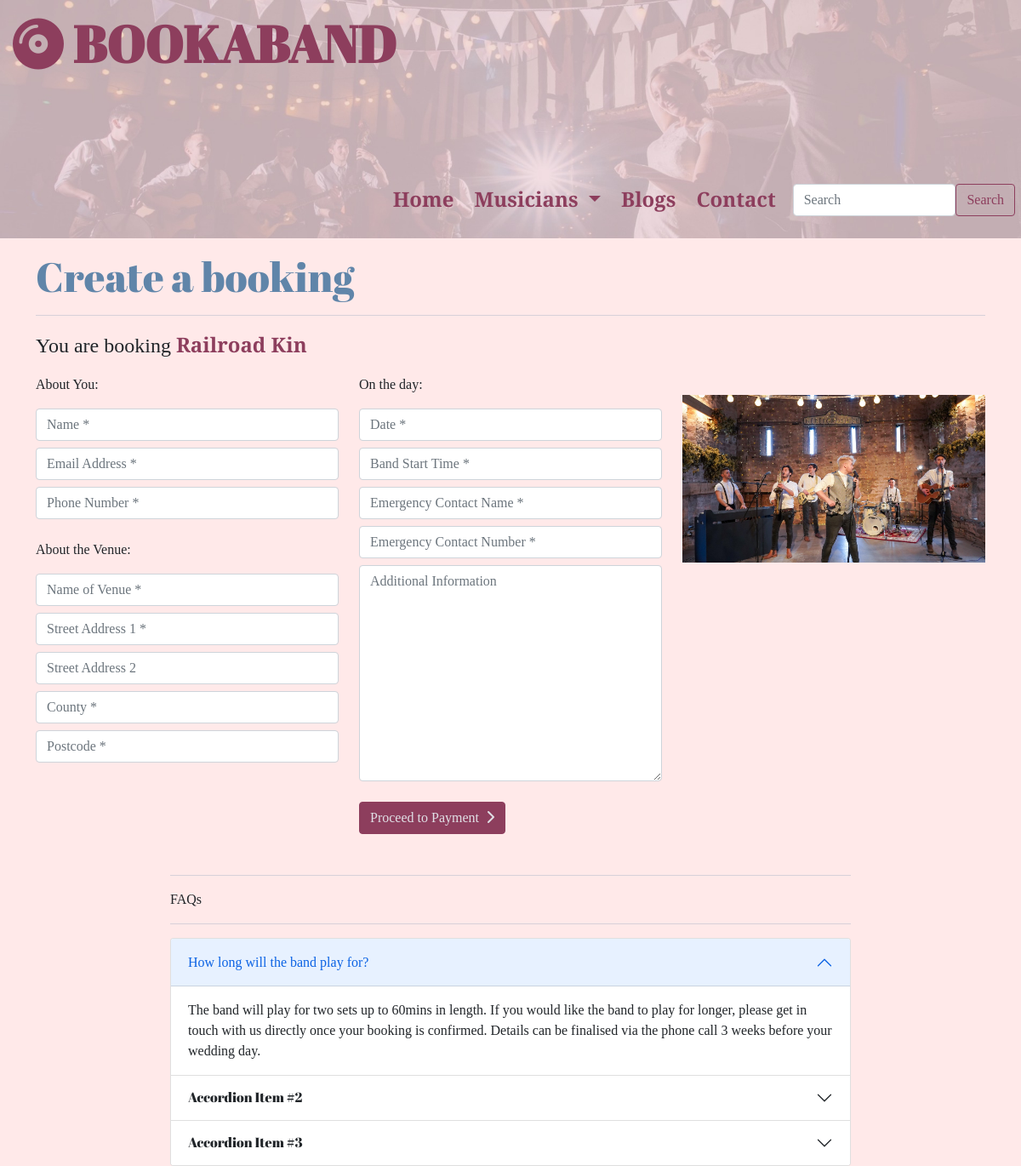
The app's page /bookings/new_booking/14/ with its own data.
### bands/models.py (models this page shows, shortened)
class Band(models.Model):
    category = models.ForeignKey(
        'Category', null=True, blank=True, on_delete=models.SET_NULL)
    name = models.CharField(max_length=24)
    price = models.IntegerField()
    rating = models.DecimalField(max_digits=2, decimal_places=1)
    location = models.CharField(max_length=18)
    image_one = models.ImageField(null=True, blank=True)
    image_two = models.ImageField(null=True, blank=True)
    image_three = models.ImageField(null=True, blank=True)
    image_four = models.ImageField(null=True, blank=True)
    biography = models.TextField()

### bookings/views.py (the view, shortened to what this page needs)
# urls.py: path('new_booking/<int:band_id>/', views.new_booking, name='new_booking'),
def new_booking(request, band_id):
    band = get_object_or_404(Band, pk=band_id)
    form = BookingForm()
    context = {
            'band': band,
            'form': form,
            }
    return render(request, 'bookings/new_booking.html', context)

### bookings/templates/bookings/new_booking.html (shortened to what this page needs)
{% extends "base.html" %}
{% load static %}
{% block page_header %}
<h2 class="text-d-blue mt-3">Create a booking</h2>
<hr>
{% endblock %}
{% block content %}
<div>
  <p class="subheading">You are booking <strong class="text-d-pink">{{ band.name }}</strong></p>
</div>
<form method="POST" action="{% url 'new_booking' band.id %}">
  <div class="row">
    <div class="col-12 col-lg-4">
      <p>About You:</p>
      {{ form.client_name | as_crispy_field }}
      {{ form.email | as_crispy_field }}
      {{ form.contact_number | as_crispy_field }}
      <p class="mt-4">About the Venue:</p>
      {{ form.venue_name | as_crispy_field }}
      {{ form.venue_address1 | as_crispy_field }}
      {{ form.venue_address2 | as_crispy_field }}
      {{ form.county | as_crispy_field }}
      {{ form.postcode | as_crispy_field }}
    </div>
    <div class="col-12 col-lg-4">
      <p>On the day:</p>
      {{ form.wedding_date | as_crispy_field }}
      {{ form.start_time | as_crispy_field }}
      {{ form.emergency_contact | as_crispy_field }}
      {{ form.emergency_phone | as_crispy_field }}
      {{ form.additional_information | as_crispy_field }}
      <button type="submit" class="btn btn-primary mt-3">Proceed to Payment
        <i class="fas fa-chevron-right ms-1"></i>
      </button>
    </div>
    <div class="col-12 col-lg-4">
      <img src="{{ band.image_one.url }}" alt="{{ band.name }}" class="w-100 pt-4">
    </div>
  </div>
</form>
<div class="terms mx-auto">
  <hr class="mt-5">
  <p>FAQs</p>
  <hr>
  <div class="accordion" id="accordionExample">
    <div class="accordion-item">
      <p class="accordion-header" id="headingOne">
        <button class="accordion-button" type="button" data-bs-toggle="collapse" data-bs-target="#collapseOne"
          aria-expanded="true" aria-controls="collapseOne">
          How long will the band play for?
        </button>
      </p>
      <div id="collapseOne" class="accordion-collapse collapse show" aria-labelledby="headingOne"
        data-bs-parent="#accordionExample">
        <div class="accordion-body">
          The band will play for two sets up to 60mins in length. If you would like the band to play for longer, please
          get in touch with us directly once your booking is confirmed. Details can be finalised via the phone call 3
          weeks before your wedding day.
        </div>
      </div>
    </div>
    <div class="accordion-item">
      <h2 class="accordion-header" id="headingTwo">
        <button class="accordion-button collapsed" type="button" data-bs-toggle="collapse" data-bs-target="#collapseTwo"
          aria-expanded="false" aria-controls="collapseTwo">
          Accordion Item #2
        </button>
      </h2>
    </div>
    <div class="accordion-item">
      <h2 class="accordion-header" id="headingThree">
        <button class="accordion-button collapsed" type="button" data-bs-toggle="collapse"
          data-bs-target="#collapseThree" aria-expanded="false" aria-controls="collapseThree">
          Accordion Item #3
        </button>
      </h2>
    </div>
  </div>
</div>
{% endblock %}

### static/css/base.css (style rules this page uses)
html { height: 100%; }
body { font-family: 'Playfair Display', serif; background: #ffe9e9; }
.text-d-pink { color: #8d3e5d }
.text-d-blue { color: #6085A9; }
.btn-primary { color: #E0E0E6; background-color: #8d3e5d; border: 1px solid #8d3e5d; }
hr { color: #6085A9; border: 0; margin: 16px 0px; }
h2 { font-family: 'Abril Fatface', cursive; font-size: 48px; }
.subheading { font-size: 24px; }
.booking-form-field { margin: 8px 0px; max-width: 400px; }
.terms { max-width: 800px; }

### records on screen
Band: name "Railroad Kin", image_one (picture)
